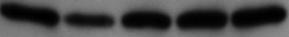
#> input picture Notebooks/sample_gel/121f5_2.jpg, 289 x 37 px
$ jupyter execute --allow-errors Duplicate_Detection.ipynb
#> lines starting #> are read from the running program, lines starting #| are printed output that depends on the picture; after the words box and inside, x2 and y2 are one past the last pixel; in counts of white or black regions, pixels touching at a corner belong together
### Notebooks/vbow_utils.py
import numpy as np
import cv2

def normalize_image(image_arr):
    """Convert images to grayscale and normalize contrast."""
    # normalize image for processing
    if len(image_arr.shape) == 3:
        image_arr = cv2.cvtColor(image_arr, cv2.COLOR_RGB2GRAY)  # to grayscale
    image_arr = image_arr-np.amin(image_arr)  # set minimum value to 0
    image_arr = image_arr.astype('float32')/np.amax(image_arr)
    image_arr = 255*image_arr  # re-scale such that max value is 255
    image_arr = image_arr.astype('uint8')  # set dtype
    return image_arr


# [24 lines left out: functions hash_features, compare_hashes, not called in this run]

### Notebooks/Duplicate_Detection.ipynb
# Visual bag of words (VBOW) detection of Western blot duplicates

Here we walk through the process of loading a Western blot image, identifying salient features, and testing it against a library of other Western blots to see if any look similar. Then, we'll manipulate the image in an effort to make it harder to identify as a duplicate, and show that it is still identified.

[cell 1]
# import dependencies
import numpy as np
import cv2
import matplotlib
from matplotlib import pyplot as plt
import sklearn
from sklearn.cluster import KMeans, MiniBatchKMeans
import skimage.io
from skimage.color import rgb2gray
import os
import pandas as pd
import random
from vbow_utils import normalize_image, hash_features, compare_hashes
import pickle

Now we'll load in a test Western blot image. Here it is:


[cell 2]
test_im = skimage.io.imread('sample_gel/121f5_2.jpg')
#> test_im is the input picture: shape (37, 289, 3); min 0, max 144, mean 70.6

Next, we identify salient features using the ORB and SIFT feature detectors.

[cell 3]
# initialize the feature detectors to find salient features
orb_detector = cv2.ORB_create(nfeatures=20, edgeThreshold=10, patchSize=10)
sift_detector = cv2.xfeatures2d.SIFT_create(nfeatures=40)

norm_im = normalize_image(test_im)
#> in normalize_image, `image_arr = image_arr.astype('float32')/np.amax(image_arr)`:
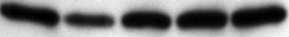
#> image_arr: shape (37, 289) float32; min 0, max 1, mean 0.491

# find the keypoints with ORB and SIFT
ORB_kp = orb_detector.detect(norm_im, None)
#> ORB_kp = 14 keypoints; strongest (x, y, size): (57, 17, 17.3), (111, 20, 14.4), (122, 20, 14.4), (67, 17, 17.3)
SIFT_kp = sift_detector.detect(norm_im, None)
#> SIFT_kp = 10 keypoints; (x, y, size): (133, 19, 12.7), (47, 17, 13.4), (47, 17, 13.4), (273, 15, 13), (102, 21, 11), (159, 20, 12.8), (78, 19, 11.7), (189, 19, 13), (213, 19, 14), (17, 13, 12.8)

# compute the descriptors with ORB and SIFT
ORB_kp, ORB_des = orb_detector.compute(norm_im, ORB_kp)
SIFT_kp, SIFT_des = sift_detector.compute(norm_im, SIFT_kp)

# draw only keypoints location,not size and orientation
SIFT_kp_im = cv2.drawKeypoints(norm_im,SIFT_kp,None,color=(0,255,0), flags=0)
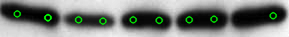
#> SIFT_kp_im: shape (37, 289, 3); mean of channels 0, 1, 2 124.4, 129.4, 124.4; drawn as R, G, B
ORB_kp_im = cv2.drawKeypoints(norm_im,ORB_kp,None,color=(0,255,0), flags=0)
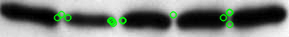
#> ORB_kp_im: shape (37, 289, 3); mean of channels 0, 1, 2 122.3, 128.3, 122.3; drawn as R, G, B
f, axarr = plt.subplots(2,1)
axarr[0].imshow(SIFT_kp_im)
axarr[0].set_title('SIFT features')
axarr[0].grid(False)
axarr[1].imshow(ORB_kp_im)
axarr[1].set_title('ORB features')
axarr[1].grid(False)
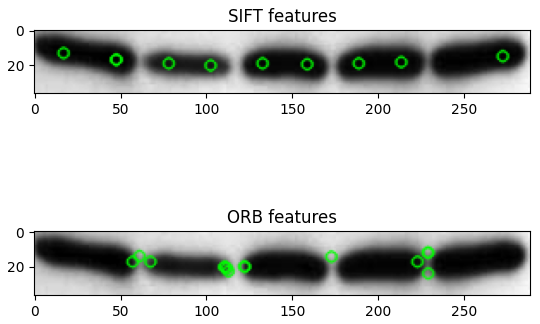
#> figure drawn by matplotlib, 2 panels

Notably, these two types of feature detectors identify complementary types of features, and therefore can be combined to generate a more complete set.

Previously, I performed this processing on 10,000 gel images to generate 100,000 SIFT feature labels and 200,000 ORB feature labels (a "dictionary" of SIFT/ORB label "words", if you will). Upon doing so, I clustered each set of labels into 500 distinct clusters using KMeans clustering. We then generate a hash of which feature groups are present based on which cluster the identified features most closely fit with, and count the number of features of each type.

#> (a cell that did not finish here is left out)

Now that we have the fully hashed version of our image, we can measure its similarity to a library of other hashed Western blot images (in this case, 1000 different Westerns pulled out of figures - see the Western Detection notebook for details.) We then convert the hash vector into a logical present/absent vector for each cluster (rather than counting the number of occurences of each feature), and generate a similarity metric defined as the intersection of the hashes divided by the union of the hashes: $$\text{similarity}=\frac{\sum a\cap b}{\sum a \cup b}$$

#> (a cell that did not finish here is left out)

As we can see, none of the images in the library are very similar (the highest score is 0.12). By contrast, if we tested the image hash against itself, its score would be 1.

Now, let's generate a manipulated version of the input image by:
1. Rotating it
2. Cutting off the maximum intensity pixels
3. Flipping it horizontally

[cell 6]
altered_image = np.flip(test_im, axis=0) # flip it across the x axis
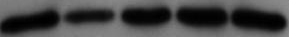
#> altered_image: shape (37, 289, 3); min 0, max 144, mean 70.6
altered_image = np.flip(test_im, axis=1) # flip it across the y axis
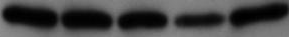
#> altered_image: shape (37, 289, 3); min 0, max 144, mean 70.6
altered_image = np.rot90(altered_image, k=2)  # rotate 180 degrees
altered_image = altered_image.astype('uint16')*2  # linear contrast adjustment
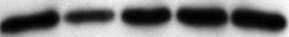
#> altered_image: shape (37, 289, 3) uint16; min 0, max 288, mean 141.3; drawn with min black and max white
altered_image[altered_image > 255] = 255  # non-linear contrast adjustment
#> altered_image: shape (37, 289, 3) uint16; 5.23% of pixels changed, all inside (x1, y1, x2, y2) = (0, 0, 289, 37)
altered_image = altered_image[:, 0:260, :].astype('uint8')  # crop
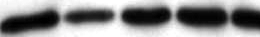
#> altered_image: shape (37, 260, 3); min 0, max 255, mean 140.8

f, axarr = plt.subplots(2, 1)
axarr[0].imshow(test_im, cmap='gray')
axarr[0].grid(False)
axarr[0].set_title('Original image')
axarr[1].imshow(altered_image, cmap='gray')
axarr[1].grid(False)
axarr[1].set_title('Altered duplicate')

Now we'll generate a hash for the altered version and compare it to the original.

[cell 7]
altered_im = normalize_image(altered_image)

# find the keypoints with ORB and SIFT
alt_ORB_kp = orb_detector.detect(altered_im, None)
#> alt_ORB_kp = 14 keypoints; strongest (x, y, size): (121, 17, 17.3), (57, 17, 17.3), (111, 16, 14.4), (122, 16, 14.4)
alt_SIFT_kp = sift_detector.detect(altered_im, None)
#> alt_SIFT_kp = 16 keypoints; strongest (x, y, size): (133, 17, 13.1), (48, 19, 13.1), (102, 16, 11.6), (159, 16, 13.1)

# compute the descriptors with ORB and SIFT
alt_ORB_kp, alt_ORB_des = orb_detector.compute(altered_im, alt_ORB_kp)
alt_SIFT_kp, alt_SIFT_des = sift_detector.compute(altered_im, alt_SIFT_kp)

# calculate the cluster each feature corresponds to and generate a hashed output
#> (the rest of this cell did not finish here and is left out)
